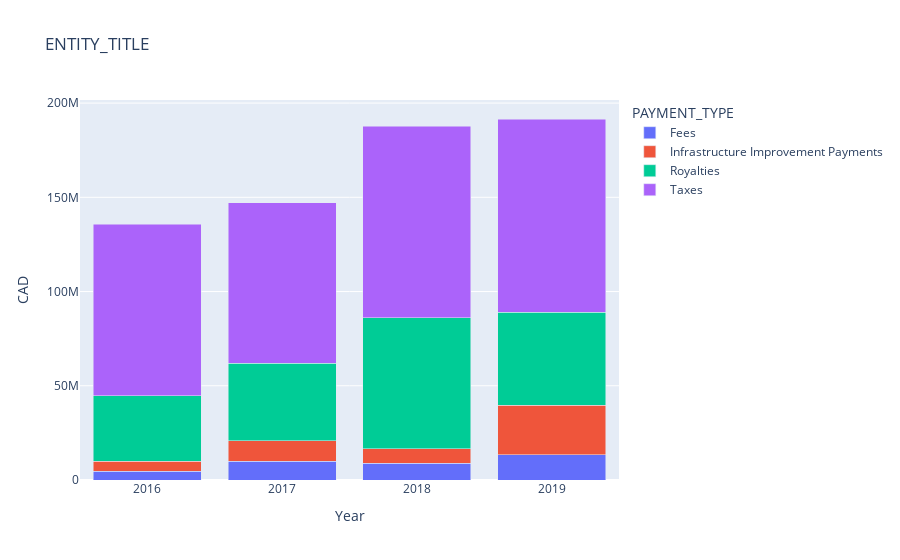

Notebook code cell kept with this figure:
### Code cell
# import plotly.express as px
# import plotly.graph_objects as go

# fig = px.bar(data_frame, x="reporting_cylce", y="amount_reported_cad", color="payment_category", title="ENTITY_TITLE",orientation='v', 
#              labels= {
#                 "reporting_cylce": "Year",
#                 "amount_reported_cad": "CAD",
#                 "payment_category" : "PAYMENT_TYPE"
#             })


# fig.update_layout(barmode='stack')

# fig.update_xaxes(type='category')
# fig.update_xaxes(categoryorder='category ascending')
# fig.update_yaxes(autorange=True)

# fig.show()

### Figure 1 — Plotly figure (JSON) as saved in the notebook; plotly's stock layout.template omitted (floating-point values rounded to 4 significant figures)
{"data": [{"alignmentgroup": "True", "hovertemplate": "PAYMENT_TYPE=Fees<br>Year=%{x}<br>CAD=%{y}<extra></extra>", "legendgroup": "Fees", "marker": {"color": "#636efa"}, "name": "Fees", "offsetgroup": "Fees", "orientation": "v", "showlegend": true, "textposition": "auto", "type": "bar", "x": [2016, 2017, 2018, 2019], "xaxis": "x", "y": [4769796, 9947276, 8775000, 13431660], "yaxis": "y"}, {"alignmentgroup": "True", "hovertemplate": "PAYMENT_TYPE=Infrastructure Improvement Payments<br>Year=%{x}<br>CAD=%{y}<extra></extra>", "legendgroup": "Infrastructure Improvement Payments", "marker": {"color": "#EF553B"}, "name": "Infrastructure Improvement Payments", "offsetgroup": "Infrastructure Improvement Payments", "orientation": "v", "showlegend": true, "textposition": "auto", "type": "bar", "x": [2016, 2017, 2018, 2019], "xaxis": "x", "y": [5120120, 10778380, 7776000, 26317740], "yaxis": "y"}, {"alignmentgroup": "True", "hovertemplate": "PAYMENT_TYPE=Royalties<br>Year=%{x}<br>CAD=%{y}<extra></extra>", "legendgroup": "Royalties", "marker": {"color": "#00cc96"}, "name": "Royalties", "offsetgroup": "Royalties", "orientation": "v", "showlegend": true, "textposition": "auto", "type": "bar", "x": [2016, 2017, 2018, 2019], "xaxis": "x", "y": [34816816, 41165620, 69417000, 49310040], "yaxis": "y"}, {"alignmentgroup": "True", "hovertemplate": "PAYMENT_TYPE=Taxes<br>Year=%{x}<br>CAD=%{y}<extra></extra>", "legendgroup": "Taxes", "marker": {"color": "#ab63fa"}, "name": "Taxes", "offsetgroup": "Taxes", "orientation": "v", "showlegend": true, "textposition": "auto", "type": "bar", "x": [2016, 2017, 2018, 2019], "xaxis": "x", "y": [91084240, 85214132, 101844000, 102491100], "yaxis": "y"}], "layout": {"autosize": true, "barmode": "stack", "legend": {"title": {"text": "PAYMENT_TYPE"}, "tracegroupgap": 0}, "title": {"text": "ENTITY_TITLE"}, "xaxis": {"anchor": "y", "autorange": true, "categoryorder": "category ascending", "domain": [0, 1], "range": [-0.5, 3.5], "title": {"text": "Year"}, "type": "category"}, "yaxis": {"anchor": "x", "autorange": true, "domain": [0, 1], "range": [0, 201600000.0], "title": {"text": "CAD"}, "type": "linear"}}}
